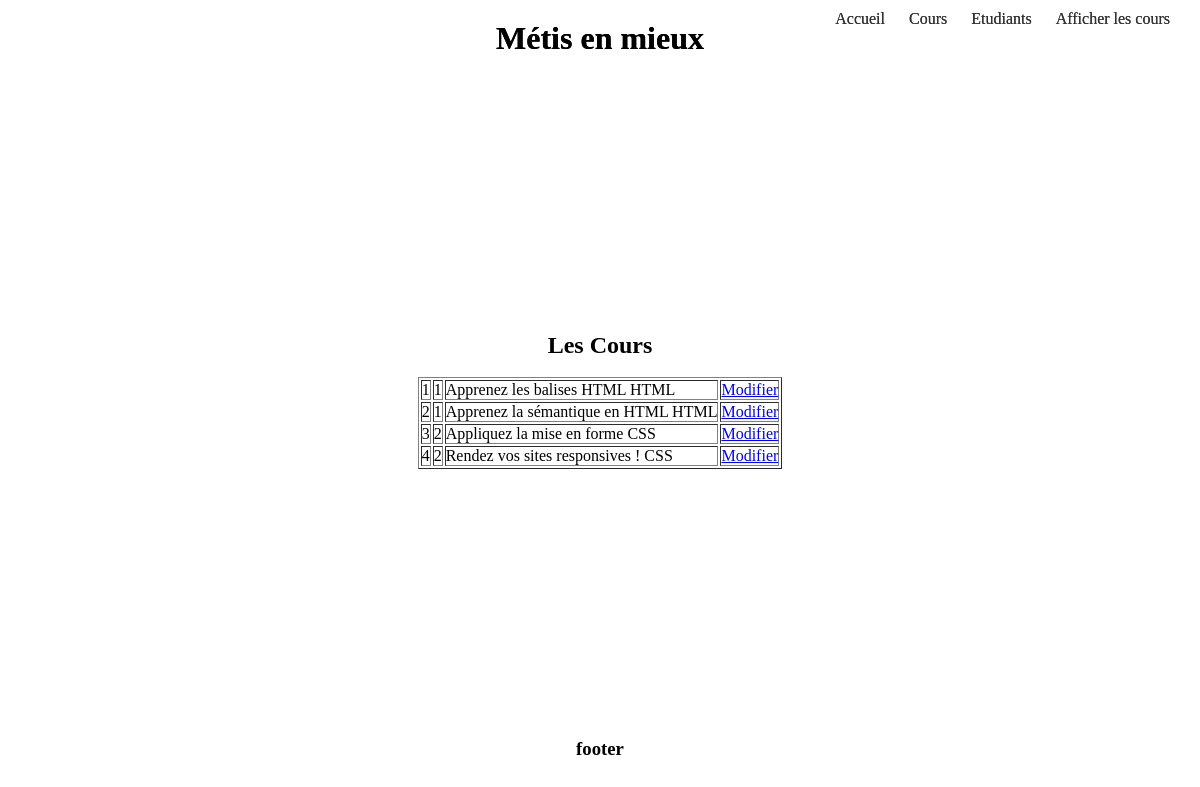
The page /mvc/controllerCours/getAllCours on the database its author committed.
### tables this page shows
CREATE TABLE `cours` (
  `id` int(11) NOT NULL,
  `code` varchar(20) NOT NULL,
  `titre` varchar(100) NOT NULL,
  `langage` varchar(50) NOT NULL
);

### mvc/controllers/controllerCours.php (called while the page is built, shortened)
<?php
    require_once('models/modelCours.php');
    function getAllCours() {
        $result = getCours();
        $ligne = $result->fetchAll(PDO::FETCH_NUM);
        require_once('views/viewAfficherCours.php');
    }
?>

### mvc/models/modelCours.php (called while the page is built, shortened)
<?php
    function getCours() {
        $bdd = connexionBDD();
        $sql = "SELECT * FROM cours ORDER BY id";
        $resultGetCours = $bdd->query($sql);
        return $resultGetCours;
    }
?>

### mvc/views/viewAfficherCours.php (the view)
<?php include("header.php"); ?>
    <div class="affichageCours">
    <h2>Les Cours</h2>
    <br>
    <table border="1">
    <?php foreach ($ligne as $valeur) { ?>
        <tr><td>
        <?php echo $valeur[0] ?>
        </td><td>
        <?php echo $valeur[1] ?>
        </td><td>
        <?php echo $valeur[2] ?>
        <?php echo $valeur[3] ?>
        </td><td>
        <a href="controllerCours/updateCours/<?php echo $valeur[0] ?>">Modifier</a>
        </td></tr>
    <?php } ?>
    </table>
    </div>
<?php include("footer.php"); ?>

### mvc/views/header.php (shortened to what this page needs)
<!DOCTYPE html>
<html lang='fr'>
<head>
    <link rel="stylesheet" href="assets/style.css">
</head>
<body>
    <nav>
        <a href='http://localhost:8090/DWWM_BackEnd/mvc/'>Accueil</a>
        <a href='controllerCours/addOneCours'>Cours</a>
        <a href='controllerEtudiant/addOneEtudiant'>Etudiants</a>
        <a href='controllerCours/getAllCours'>Afficher les cours</a>
    </nav>
    <h1>Métis en mieux</h1>

### mvc/index.php (shortened to what this page needs)
<?php
    require_once("views/header.php");
    if ($_GET['action']) {
        $params = explode("/", $_GET['action']);
        if ($params[0] != "") {
            $action = "";
            if (isset($params[1])) {
                $action = $params[1];
            }
        }
        if (function_exists($action)) {
            if (isset($params[2]) && isset($params[3])) {
                $action($params[2], $params[3]);
            } else if (isset($params[2])) {
                print_r($params[2]);
                $action($params[2]);
            } else {
                $action();
            }
        } else {
            echo "Page par défaut";
        }
    } else {
        echo "<h2>Bienvenue sur la page d'accueil !</h2>";
    }
?>

### mvc/views/footer.php
<footer>
    <h3>footer</h3>
    </footer>
</body>
</html>

### mvc/assets/style.css (style rules this page uses)
* { margin: 0; padding: 0; }
body { width: 100%; height: 100vh; display: flex; justify-content: center; align-items: center; }
nav { position: absolute; top: 10px; right: 20px; }
nav a { text-decoration: none; color: #333; margin: 10px; }
h1 { position: absolute; top: 20px; left: 50%; transform: translateX(-50%); }
footer { position: absolute; bottom: 40px; left: 50%; transform: translateX(-50%); }
.affichageCours { display: flex; flex-direction: column; justify-content: center; align-items: center; }

### rows shown on the page
cours: id "1", code "1", titre "Apprenez les balises HTML", langage "HTML"
cours: id "2", code "1", titre "Apprenez la sémantique en HTML", langage "HTML"
cours: id "3", code "2", titre "Appliquez la mise en forme", langage "CSS"
cours: id "4", code "2", titre "Rendez vos sites responsives !", langage "CSS"
